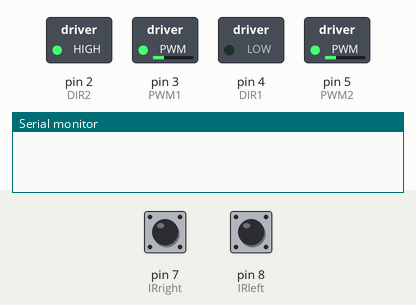
Recording of a sketch running on a simulated Arduino Uno, built with avr-gcc and run on an emulated ATmega328P. Shown: switched loads named in the sketch (green lamp = pin HIGH), the last lines printed to the serial monitor. The test bench sets the inputs (shaded band); at power-on: pin 7 (IRright) HIGH, pin 8 (IRleft) HIGH.

Above: at 1.2 s.
1.3 s: pin 7 (IRright) pulled LOW for 0.15 s
At 1.38 s:
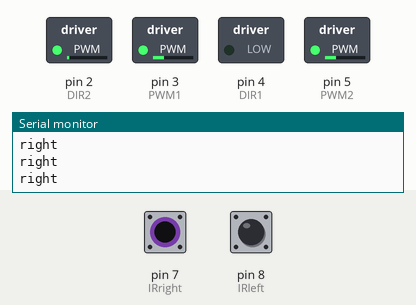
3.0 s: pin 8 (IRleft) pulled LOW for 1 s
At 3.8 s:
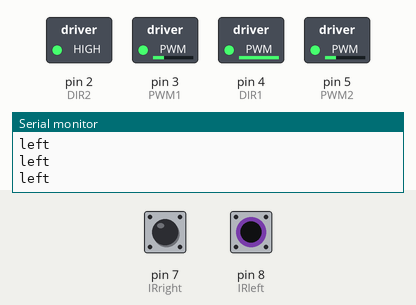
5.5 s: pin 7 (IRright) pulled LOW for 1 s
At 7.0 s:
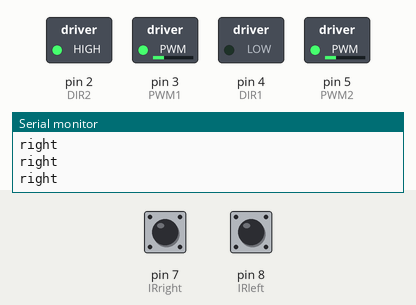
8.0 s: pin 7 (IRright) pulled LOW for 3.2 s
At 9.4 s:
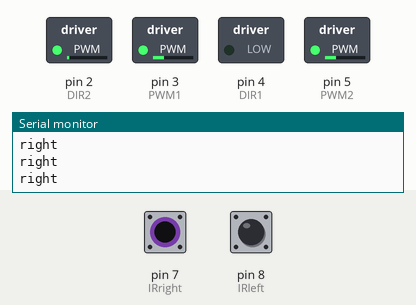
12.7 s: pin 8 (IRleft) pulled LOW for 0.15 s
At 14.0 s:
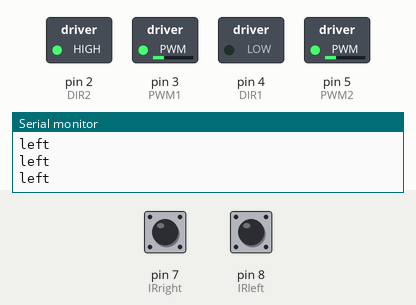
14.4 s: pin 8 (IRleft) pulled LOW for 3.2 s
At 15.4 s:
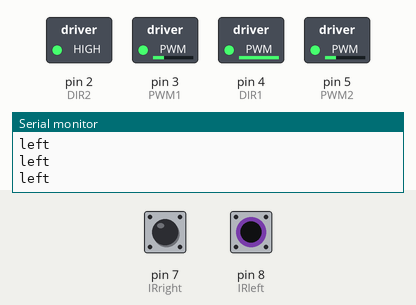
Timing chart, 0 to 19.1 s (numbered marks = the images above; inputs shaded):
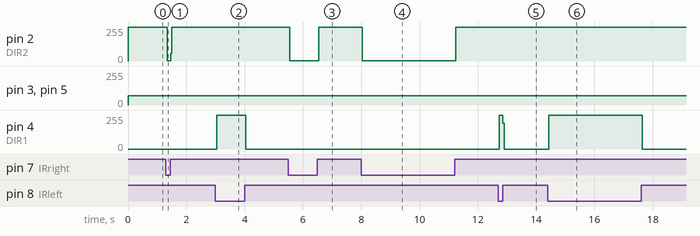

Measured:
- after the input at 1.3 s, pin 2 (DIR2): 255/255 → 2/255 at once, → 255/255 0.12 s later
- after the input at 3.0 s, pin 4 (DIR1): 0/255 → 253/255 at once, → 0/255 1.0 s later
- after the input at 5.5 s, pin 2 (DIR2): 255/255 → 2/255 at once, → 255/255 1.0 s later
- after the input at 8.0 s, pin 2 (DIR2): 255/255 → 2/255 at once, → 255/255 3.2 s later
- after the input at 12.7 s, pin 4 (DIR1): 0/255 → 253/255 at once, → 0/255 0.12 s later
- after the input at 14.4 s, pin 4 (DIR1): 0/255 → 253/255 at once, → 0/255 3.2 s later

The sketch:

Line_Following_With_Acceleration.ino
```cpp
const int IRleft = 8;
const int IRright = 7;
void go_left();
void go_right();
void go_forward(int);
void operate_movement();
const int DIR1 = 4;
const int DIR2 = 2;
const int PWM1 = 3;
const int PWM2 = 5;
const int buttonpin = 12;
int gradual_speed = 100;
void brake();
/* Motor 1 (ie PWM1,DIR1) is the left Motor for me and Motor 2 is the right motor,
and they are coded according to my motor placement,
their poles facing inwards and each other. It may be different
for everyone depending on the way you have placed your motors on the chassis!*/

void setup() {
  // put your setup code here, to run once:
  Serial.begin(9600);
  pinMode(IRleft, INPUT);
  pinMode(IRright, INPUT);
  pinMode(DIR1, OUTPUT);
  pinMode(DIR2, OUTPUT);
  pinMode(PWM1, OUTPUT);
  pinMode(PWM2, OUTPUT);
  pinMode(buttonpin, INPUT);


}

void loop() {

  operate_movement();

}

void operate_movement(){

   int left_instructions = digitalRead(IRleft);
   int right_instructions = digitalRead(IRright);
   if (!((left_instructions ==  LOW) && (right_instructions == LOW) )){
    /*checking whether one of the sensors senses something different*/
     brake();

     gradual_speed = 100;
     if (left_instructions == LOW) {

      go_left();
      Serial.println("left");
     }

      /*checking if the left sensor sees black, so we need to follow along by turning left*/
     if (right_instructions == LOW){

      go_right();
      Serial.println("right");
     }
      /*checking if the right sensor sees black, so we need to follow along by turning right*/
   }
   else
   {
     if (gradual_speed < 220){

      gradual_speed += 1;

     }

     go_forward(gradual_speed);
     Serial.println("forward");

   }
     /*delay(100); */
    /*just take notice of this! This is intended to send an output of HIGH if it scans black. May be the other way and may vary on the sensor.*/

}

void go_left(){
 digitalWrite(DIR1, HIGH);  /*Left means that the left motor should go opposite/slower than the right motor to make a turn,
                             take the go_forward directions as reference! */
  digitalWrite(DIR2, HIGH);
  analogWrite(PWM1, 110);
  analogWrite(PWM2, 110);
 /* delay(150);*/
}

void go_right(){
  digitalWrite(DIR1, LOW); /*Same logic used at right turns! Right motor should go opposite/slower than the right motor! :)*/
  digitalWrite(DIR2, LOW);
  analogWrite(PWM1, 110);
  analogWrite(PWM2, 110);
 /* delay(150); */


}
void go_forward(int speed){

  digitalWrite(DIR1, HIGH); /*Use this as reference for directions! Here, the left motor goes forward if placed with the poles facing inwards.*/
  digitalWrite(DIR2, LOW); /*Right motor goes forward if placed with the poles facing inwards*/
  analogWrite(PWM1, speed);
  analogWrite(PWM2, speed);

}

void brake(){
   digitalWrite(DIR1, LOW);
   digitalWrite(DIR2, HIGH);
   analogWrite(PWM1, 70);
   analogWrite(PWM2, 70);


}
```
